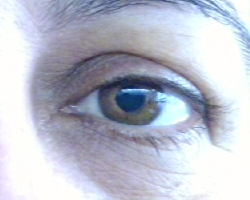
#> input picture Scritto/Prove/immagini/I1.png, 250 x 200 px, found by its file name
$ python Esercizio3.3.py
#> lines starting #> are read from the running program, lines starting #| are printed output that depends on the picture
# -*- coding: utf-8 -*-

import numpy as np
import scipy.ndimage as ndi
import skimage.io as io
from skimage.color import rgb2gray
import matplotlib.pyplot as plt
from pathlib import Path

path_immagini = Path(r"C:\Users\lucia\Desktop\FilePc\Uni\Magistrale\ESM\Laboratorio\Prove\immagini")

"import immagine"
x1_rgb = np.float64(io.imread(path_immagini/"I1.png"))/255

x2_rgb = np.float64(io.imread(path_immagini/"I2.png"))/255
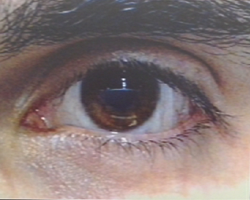
#> input picture Scritto/Prove/immagini/I2.png, 250 x 200 px, found by its file name

"converto in scala di grigi"
x1 = rgb2gray(x1_rgb)
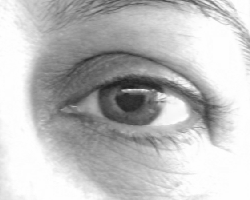
#> x1: shape (200, 250) float64; min 0.113, max 1, mean 0.749
x2 = rgb2gray(x2_rgb)
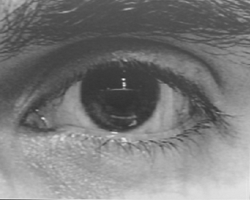
#> x2: shape (200, 250) float64; min 0.192, max 0.94, mean 0.48
plt.figure('originale1'); plt.imshow(x1, clim=None, cmap='gray')
plt.figure('originale2'); plt.imshow(x2, clim=None, cmap='gray')


"applico maschera punto 1 esercizio"
mask = ([[-1, 2,-1],
         [ 2,-4, 2],
         [-1, 2,-1]])

x1_filt = ndi.correlate(x1, mask, mode='reflect')
x2_filt = ndi.correlate(x2, mask, mode='reflect')
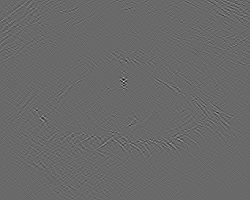
#> x2_filt: shape (200, 250) float64; min -0.329, max 0.466, mean -2.85e-19; drawn with min black and max white

"filtro al secondo punto"

def filtra(block):
    block = block.reshape(3,3)

    "parametro 0"
    u0 = block[0,0] - block[1,1]
    if(u0 < 0): u0 = 0
    else: u0 = 1
    u0s = u0 * (2**0)

    "parametro 1"
    u1 = block[0,1] - block[1,1]
    if(u1 < 0): u1 = 0
    else: u1 = 1
    u1s = u1 * (2**1)

    "parametro 2"
    u2 = block[0,2] - block[1,1]
    if(u2 < 0): u2 = 0
    else: u2 = 1
    u2s = u2 * (2**2)

    "parametro 3"
    u3 = block[1,2] - block[1,1]
    if(u3 < 0): u3 = 0
    else: u3 = 1
    u3s = u3 * (2**3)

    "parametro 4"
    u4 = block[2,2] - block[1,1]
    if(u4 < 0): u4 = 0
    else: u4 = 1
    u4s = u4 * (2**4)

    "parametro 5"
    u5 = block[2,1] - block[1,1]
    if(u5 < 0): u5 = 0
    else: u5 = 1
    u5s = u5 * (2**5)

    "parametro 6"
    u6 = block[2,0] - block[1,1]
    if(u6 < 0): u6 = 0
    else: u6 = 1
    u6s = u6 * (2**6)

    "parametro 7"
    u7 = block[1,0] - block[1,1]
    if(u7 < 0): u7 = 0
    else: u7 = 1
    u7s = u7 * (2**7)

    return (u0s + u1s + u2s + u3s + u4s + u5s + u6s + u7s)

y1 = ndi.generic_filter(x1_filt, filtra, (3,3), mode='reflect')
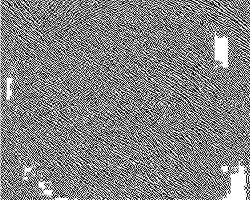
#> y1: shape (200, 250) float64; min 0, max 255, mean 131.5
y2 = ndi.generic_filter(x2_filt, filtra, (3,3), mode='reflect')
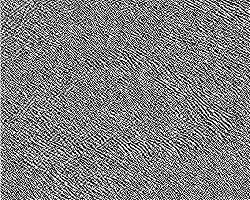
#> y2: shape (200, 250) float64; min 0, max 255, mean 127.9

"visualizzo istogramma e valuto"

plt.figure('istogramma1'); plt.hist(y1.flatten(), bins=256); plt.xlim=(0,255)
plt.figure('istogramma2'); plt.hist(y2.flatten(), bins=256); plt.xlim=(0,255)

y1flat = y1.flatten()
y2flat = y2.flatten()

a1, b1 = np.histogram(y1flat, bins=256)
#> a1 = 256 values, max 5899 at index 255, min 3 at index 62, mean 195.3; b1 = 257 values from 0 to 255
a2, b2 = np.histogram(y2flat, bins=256)
#> a2 = 256 values, max 4976 at index 255, min 8 at index 34, mean 195.3; b2 = 257 values from 0 to 255

std1 = np.std(a1)
#> std1 = 509.8
std2 = np.std(a2)
#> std2 = 462.5

if (std1 > 495): print("la foto 1 è vera")
else: print("La foto 1 è falsa")

if (std2 > 495): print("la foto 2 è vera")
else: print("La foto 2 è falsa")
#> figure, not shown here; tallest bar 5899 high, from x = 254 to 255
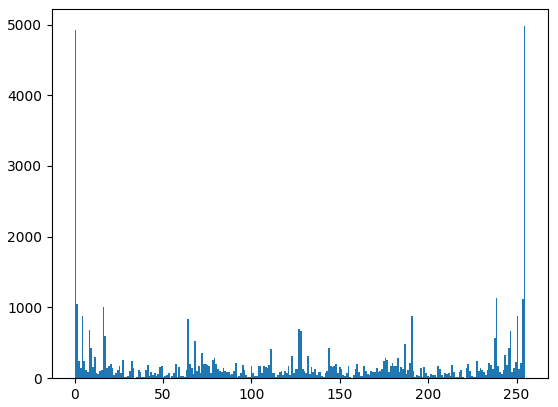
#> figure drawn by matplotlib, 1 panel; tallest bar 4976 high, from x = 254 to 255
